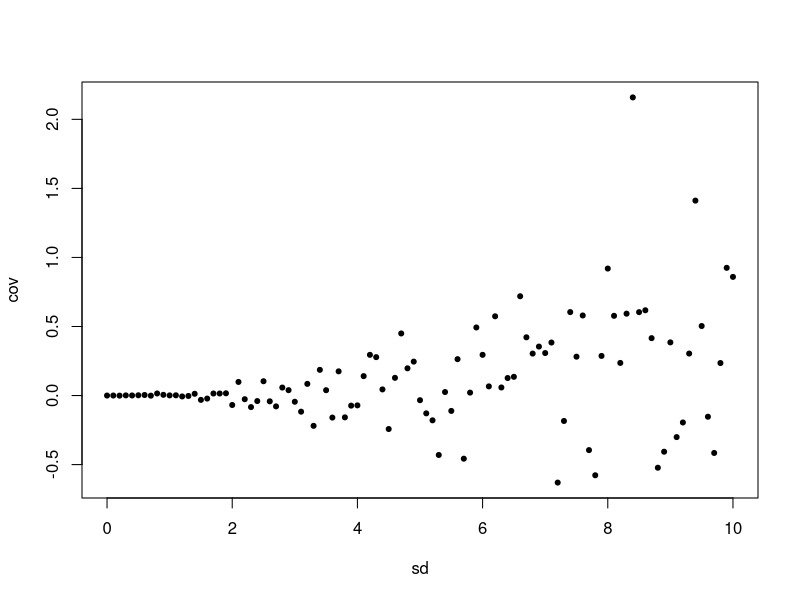

Reproduce this figure in R.
#### Covariance ####

?cov
cov(c(1,2,3), c(1,2,3))

X.1 <- (1:10)
Y.1 <- (1:10)
cov(X.1, Y.1)

X.2 <- (1:10)
Y.2 <- (10:1)
cov(X.2, Y.2)
cov(Y.2, X.2)

X.3 <- (1:10)
Y.3 <- (1:10)^2
cov(X.3, Y.3)

X.4 <- rnorm(10000, 0, 1)
Y.4 <- rnorm(10000, 0, 1)
cov(X.4, Y.4)

X.5 <- rnorm(1000000, 0, 25)
Y.5 <- rnorm(1000000, 0, 25)
cov(X.5, Y.5)
cor(X.5, Y.5)

?rnorm

# the higher the standard deviation the higher n needs to be in order to reach 0
X.6 <- rnorm(10, 0, 1)
Y.6 <- rnorm(10, 0, 1)
cov(X.6, Y.6)

sigma <- seq(0,10, by = 0.1)
length(sigma)
C <- vector(mode = "numeric")
n <- 10000
for(sd in sigma) {
  X <- rnorm(n, 0, sd)
  Y <- rnorm(n, 0, sd)
  C <- append(C, cov(X, Y))
}
print(sd(C))
plot(sigma , C, type = "p", pch = 20, xlab = "sd", ylab = "cov")

# plot(sigma , C, type = "p", pch = "x", xlab = "sd", ylab = "cov") 
# pch can use character string

?append
?plot
